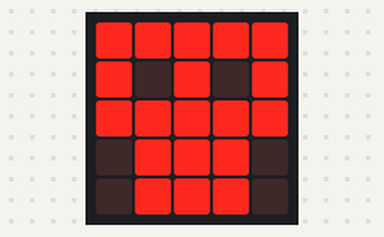
The program below on a simulated BBC micro:bit (MakeCode). Parts: the board's 5×5 LED display.

Above: at 0.1 s.
At 0.5 s:
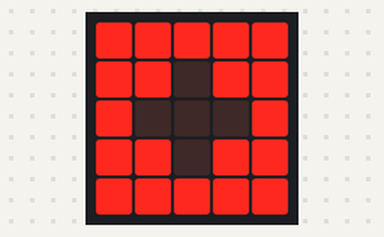
At 0.9 s:
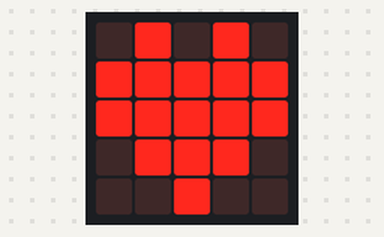

The program:

main.ts
```typescript
basic.showLeds(`
    # # # # #
    # . # . #
    # # # # #
    . # # # .
    . # # # .
    `)
basic.showLeds(`
    # # # # #
    # # . # #
    # . . . #
    # # . # #
    # # # # #
    `)
basic.showIcon(IconNames.Heart)
basic.forever(function () {

})
```

test.ts
```typescript
// testene settes inn her; disse vil ikke kompilert så lenge denne pakken blir brukt som en utvidelse.
```

Measured:
- what the display in image 1 shows lasts 0.4 s, from 0.4 s to 0.8 s
